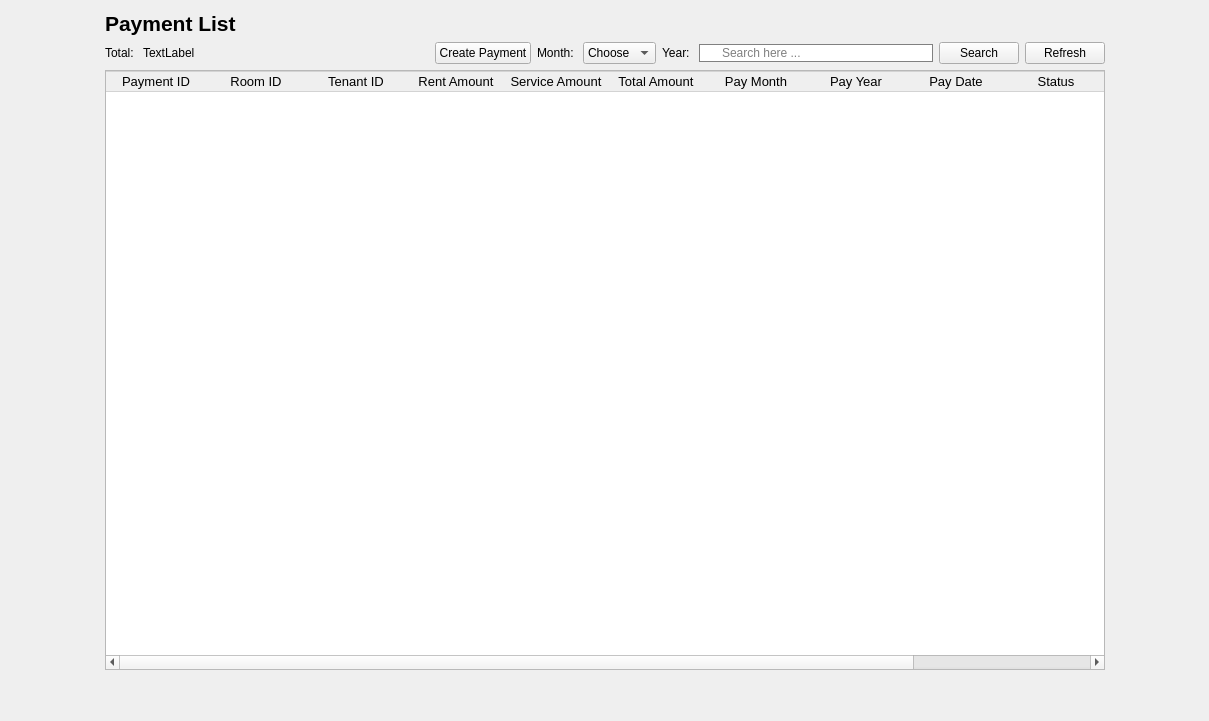
             <widget class="QWidget" name="page_7">
              <layout class="QHBoxLayout" name="horizontalLayout_50">
               <item>
                <spacer name="horizontalSpacer_40">
                 <property name="orientation">
                  <enum>Qt::Orientation::Horizontal</enum>
                 </property>
                 <property name="sizeHint" stdset="0">
                  <size>
                   <width>94</width>
                   <height>20</height>
                  </size>
                 </property>
                </spacer>
               </item>
               <item>
                <layout class="QVBoxLayout" name="verticalLayout_11">
                 <item>
                  <layout class="QHBoxLayout" name="horizontalLayout_19">
                   <item>
                    <widget class="QLabel" name="label_12">
                     <property name="font">
                      <font>
                       <pointsize>16</pointsize>
                       <bold>true</bold>
                      </font>
                     </property>
                     <property name="text">
                      <string>Payment List</string>
                     </property>
                    </widget>
                   </item>
                   <item>
                    <spacer name="horizontalSpacer_17">
                     <property name="orientation">
                      <enum>Qt::Orientation::Horizontal</enum>
                     </property>
                     <property name="sizeHint" stdset="0">
                      <size>
                       <width>40</width>
                       <height>20</height>
                      </size>
                     </property>
                    </spacer>
                   </item>
                  </layout>
                 </item>
                 <item>
                  <layout class="QHBoxLayout" name="horizontalLayout_14">
                   <item>
                    <layout class="QHBoxLayout" name="horizontalLayout_24">
                     <item>
                      <widget class="QLabel" name="label_13">
                       <property name="text">
                        <string>Total: </string>
                       </property>
                      </widget>
                     </item>
                     <item>
                      <widget class="QLabel" name="totalroom_4">
                       <property name="text">
                        <string>TextLabel</string>
                       </property>
                      </widget>
                     </item>
                    </layout>
                   </item>
                   <item>
                    <spacer name="horizontalSpacer_18">
                     <property name="orientation">
                      <enum>Qt::Orientation::Horizontal</enum>
                     </property>
                     <property name="sizeHint" stdset="0">
                      <size>
                       <width>40</width>
                       <height>20</height>
                      </size>
                     </property>
                    </spacer>
                   </item>
                   <item>
                    <widget class="QPushButton" name="CreatePaymentbtn">
                     <property name="text">
                      <string>Create Payment</string>
                     </property>
                    </widget>
                   </item>
                   <item>
                    <widget class="QLabel" name="label_8">
                     <property name="text">
                      <string>Month: </string>
                     </property>
                    </widget>
                   </item>
                   <item>
                    <widget class="QComboBox" name="CBSP">
                     <item>
                      <property name="text">
                       <string>Choose</string>
                      </property>
                     </item>
                     <item>
                      <property name="text">
                       <string>1</string>
                      </property>
                     </item>
                     <item>
                      <property name="text">
                       <string>2</string>
                      </property>
                     </item>
                     <item>
                      <property name="text">
                       <string>3</string>
                      </property>
                     </item>
                     <item>
                      <property name="text">
                       <string>4</string>
                      </property>
                     </item>
                     <item>
                      <property name="text">
                       <string>5</string>
                      </property>
                     </item>
                     <item>
                      <property name="text">
                       <string>6</string>
                      </property>
                     </item>
                     <item>
                      <property name="text">
                       <string>7</string>
                      </property>
                     </item>
                     <item>
                      <property name="text">
                       <string>8</string>
                      </property>
                     </item>
                     <item>
                      <property name="text">
                       <string>9</string>
                      </property>
                     </item>
                     <item>
                      <property name="text">
                       <string>10</string>
                      </property>
                     </item>
                     <item>
                      <property name="text">
                       <string>11</string>
                      </property>
                     </item>
                     <item>
                      <property name="text">
                       <string>12</string>
                      </property>
                     </item>
                    </widget>
                   </item>
                   <item>
                    <widget class="QLabel" name="label_9">
                     <property name="text">
                      <string>Year: </string>
                     </property>
                    </widget>
                   </item>
                   <item>
                    <widget class="QLineEdit" name="LineEditSearchPayment">
                     <property name="styleSheet">
                      <string notr="true">QLineEdit{
padding-left:20px;
border: 1px solid gray;
border-radius: 10px;
}</string>
                     </property>
                     <property name="text">
                      <string/>
                     </property>
                     <property name="placeholderText">
                      <string>Search here ...</string>
                     </property>
                    </widget>
                   </item>
                   <item>
                    <widget class="QPushButton" name="searchPayment">
                     <property name="text">
                      <string>Search</string>
                     </property>
                     <property name="icon">
                      <iconset resource="Icon.qrc">
                       <normaloff>:/new/prefix1/Resources/loupe.png</normaloff>:/new/prefix1/Resources/loupe.png</iconset>
                     </property>
                     <property name="checkable">
                      <bool>false</bool>
                     </property>
                    </widget>
                   </item>
                   <item>
                    <widget class="QPushButton" name="RefPaymentbtn">
                     <property name="text">
                      <string>Refresh</string>
                     </property>
                     <property name="icon">
                      <iconset resource="Icon.qrc">
                       <normaloff>:/new/prefix1/Resources/reload.png</normaloff>:/new/prefix1/Resources/reload.png</iconset>
                     </property>
                    </widget>
                   </item>
                  </layout>
                 </item>
                 <item>
                  <widget class="QTableWidget" name="PaymentTable">
                   <property name="minimumSize">
                    <size>
                     <width>1000</width>
                     <height>600</height>
                    </size>
                   </property>
                   <property name="font">
                    <font>
                     <pointsize>10</pointsize>
                    </font>
                   </property>
                   <property name="styleSheet">
                    <string notr="true">QPushButton{
	 border: none;
}
QTableWidget::item {
       border-right: none;
       border-left: none;
       border-bottom: 1px solid #D3D3D3;
}
QHeaderView::section {
       border: 1px solid #D3D3D3; 
       border-right: none;      
       border-left: none;       
}</string>
                   </property>
                   <property name="editTriggers">
                    <set>QAbstractItemView::EditTrigger::NoEditTriggers</set>
                   </property>
                   <property name="alternatingRowColors">
                    <bool>true</bool>
                   </property>
                   <property name="selectionMode">
                    <enum>QAbstractItemView::SelectionMode::NoSelection</enum>
                   </property>
                   <property name="showGrid">
                    <bool>false</bool>
                   </property>
                   <attribute name="horizontalHeaderVisible">
                    <bool>true</bool>
                   </attribute>
                   <attribute name="horizontalHeaderCascadingSectionResizes">
                    <bool>false</bool>
                   </attribute>
                   <attribute name="horizontalHeaderHighlightSections">
                    <bool>true</bool>
                   </attribute>
                   <attribute name="horizontalHeaderShowSortIndicator" stdset="0">
                    <bool>false</bool>
                   </attribute>
                   <attribute name="horizontalHeaderStretchLastSection">
                    <bool>false</bool>
                   </attribute>
                   <column>
                    <property name="text">
                     <string>Payment ID</string>
                    </property>
                    <property name="font">
                     <font>
                      <pointsize>10</pointsize>
                     </font>
                    </property>
                   </column>
                   <column>
                    <property name="text">
                     <string>Room ID</string>
                    </property>
                    <property name="font">
                     <font>
                      <pointsize>10</pointsize>
                     </font>
                    </property>
                   </column>
                   <column>
                    <property name="text">
                     <string>Tenant ID</string>
                    </property>
                    <property name="font">
                     <font>
                      <pointsize>10</pointsize>
                     </font>
                    </property>
                   </column>
                   <column>
                    <property name="text">
                     <string>Rent Amount</string>
                    </property>
                    <property name="font">
                     <font>
                      <pointsize>10</pointsize>
                     </font>
                    </property>
                   </column>
                   <column>
                    <property name="text">
                     <string>Service Amount</string>
                    </property>
                    <property name="font">
                     <font>
                      <pointsize>10</pointsize>
                     </font>
                    </property>
                   </column>
                   <column>
                    <property name="text">
                     <string>Total Amount</string>
                    </property>
                    <property name="font">
                     <font>
                      <pointsize>10</pointsize>
                     </font>
                    </property>
                   </column>
                   <column>
                    <property name="text">
                     <string>Pay Month</string>
                    </property>
                   </column>
                   <column>
                    <property name="text">
                     <string>Pay Year</string>
                    </property>
                   </column>
                   <column>
                    <property name="text">
                     <string>Pay Date</string>
                    </property>
                   </column>
                   <column>
                    <property name="text">
                     <string>Status</string>
                    </property>
                   </column>
                   <column>
                    <property name="text">
                     <string>Remaining</string>
                    </property>
                   </column>
                  </widget>
                 </item>
                 <item>
                  <spacer name="verticalSpacer_10">
                   <property name="orientation">
                    <enum>Qt::Orientation::Vertical</enum>
                   </property>
                   <property name="sizeHint" stdset="0">
                    <size>
                     <width>20</width>
                     <height>40</height>
                    </size>
                   </property>
                  </spacer>
                 </item>
                </layout>
               </item>
               <item>
                <spacer name="horizontalSpacer_41">
                 <property name="orientation">
                  <enum>Qt::Orientation::Horizontal</enum>
                 </property>
                 <property name="sizeHint" stdset="0">
                  <size>
                   <width>93</width>
                   <height>20</height>
                  </size>
                 </property>
                </spacer>
               </item>
              </layout>
             </widget>
